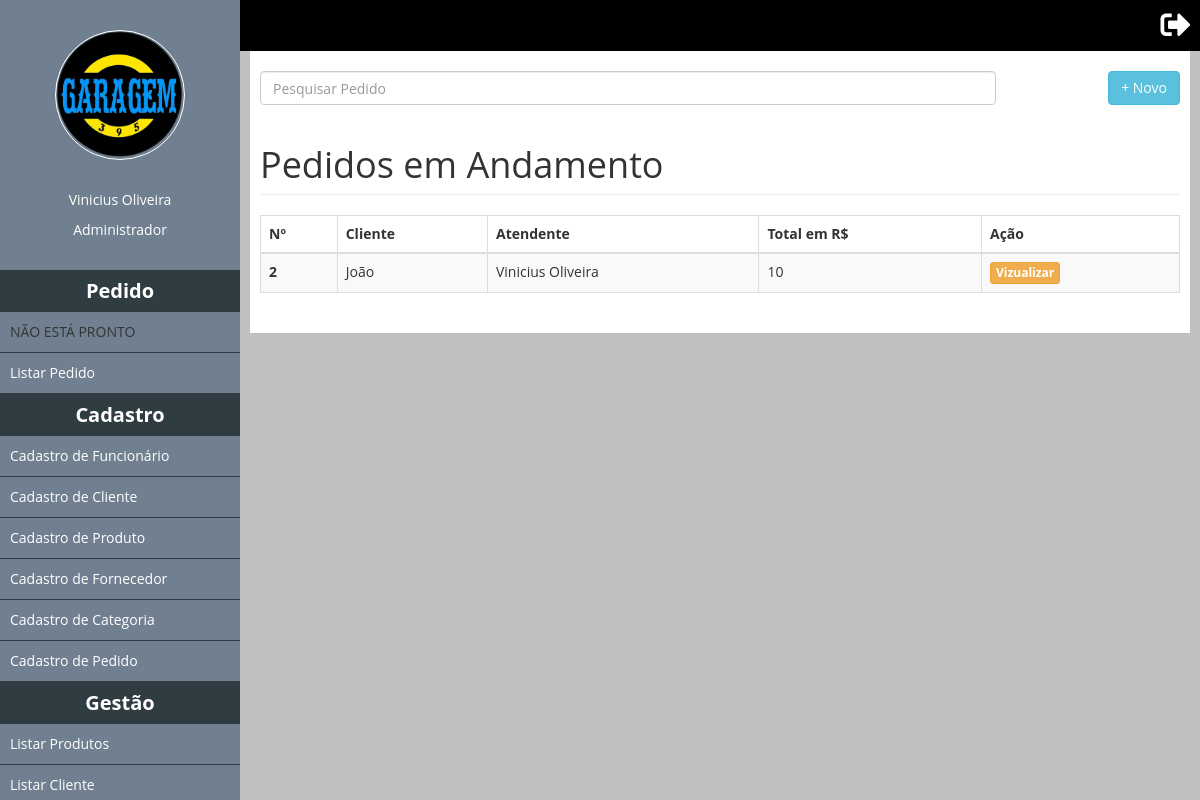
The app's page /ListaPedidos (signed in), older data.
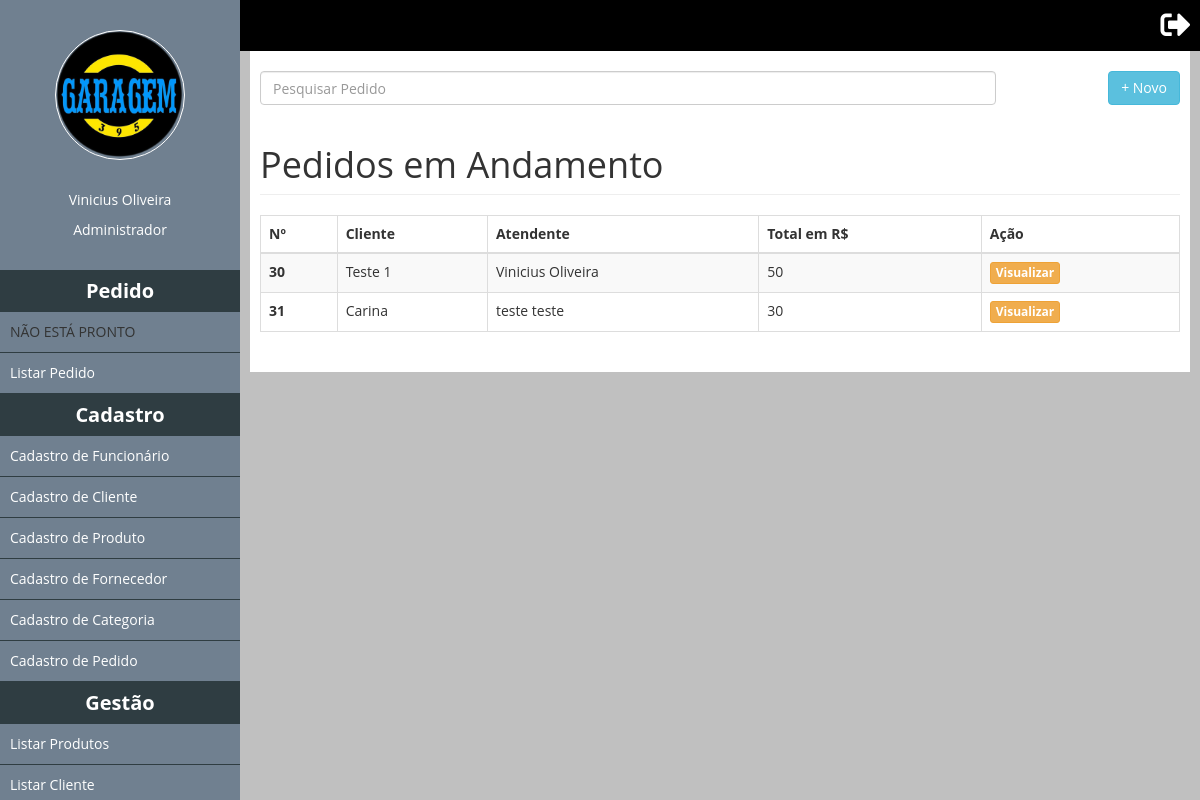
The same page, newer data.
### tables this page shows
CREATE TABLE IF NOT EXISTS `tb_pedido` (
  `idpedido` int(11) NOT NULL AUTO_INCREMENT,
  `cliente` varchar(200) DEFAULT 'Não informado',
  `id_funcionario` int(11) NOT NULL,
  `status` char(1) NOT NULL,
  `clienteCad` bit(1) NOT NULL,
  `total` decimal(10,0) NOT NULL,
  PRIMARY KEY (`idpedido`)
);

CREATE TABLE IF NOT EXISTS `tb_funcionario` (
  `idfuncionario` int(11) NOT NULL AUTO_INCREMENT,
  `cpf` char(14) NOT NULL,
  `nome` varchar(255) NOT NULL,
  `id_cargo` int(11) NOT NULL,
  `sobrenome` varchar(250) NOT NULL,
  `email` varchar(255) NOT NULL,
  `senha` varchar(100) NOT NULL,
  `status` tinyint(1) NOT NULL,
  PRIMARY KEY (`idfuncionario`)
);

### classes/Painel.php (called while the page is built, shortened)
<?php
class Painel
{
	public static function logado(){
		return isset($_SESSION['login']) ? true : false;
	}
}
?>

### classes/Mysql.php (called while the page is built)
<?php
	class Mysql
	{
		private static $pdo;
		public static function conectar(){
			if(self::$pdo == null){
				try{
					self::$pdo = new PDO('mysql:host='.HOST.';dbname='.DATABASE,USER,PASSWORD,array(PDO::MYSQL_ATTR_INIT_COMMAND => 'SET NAMES utf8'));
					self::$pdo->setAttribute(PDO::ATTR_ERRMODE,PDO::ERRMODE_EXCEPTION);
				}catch(Exception $e){
					echo '<h2>Erro ao conectar.</h2>';
				}
			}
			return self::$pdo;
		}
	}
?>

### pages/ListaPedidos.php (the view, shortened to what this page needs)
<input id="pesquisaSlide" class="form-control left" placeholder="Pesquisar Pedido" />
<a href="<?php echo INCLUDE_PATH;?>CadastroPedido"><button type="button" class="btn btn-info right">+ Novo</button></a>
<h1 class="page-header">Pedidos em Andamento</h1>
			  <div class="table-responsive">
			    <table class="table table-striped table-bordered table-hover" id="list-thumbs">
			      	<thead>
				        <tr>
				          	<th>Nº</th>
				          	<th>Cliente</th>
				          	<th>Atendente</th>
				          	<th>Total em R$</th>
				          	<th>Ação</th>
				        </tr>
			      	</thead>
			      	<tbody>
			  			<?php
			  				$pedido = MySql::conectar()->prepare("
			  					SELECT idpedido, cliente,clienteCad, nome, sobrenome, tb_pedido.status, total, PA.id_cliente
			  					FROM `tb_pedido`
			  					INNER JOIN tb_aux_pedido PA
			  					ON PA.id_pedido = tb_pedido.idpedido
			  					INNER JOIN `tb_funcionario`
			  					ON id_funcionario = idfuncionario
			  					WHERE tb_pedido.status != 'F' AND tb_pedido.status != 'C' AND tb_pedido.status != 'R'
			  				");
			  				$pedido->execute();
			  				$pedido = $pedido->fetchAll();
			  				foreach ($pedido as $key => $value):
			  			?>
			        <tr>
			          <th><?php echo $value['idpedido'];?></th>
			          <td><?php echo $value['cliente'];?></td>
			          <td><?php echo $value['nome'].' '.$value['sobrenome'];?></td>
			          <td><?php echo $value['total'];?></td>
			          <td>
			          	<?php if($value['clienteCad'] == 1){ ?>
			            <a href="<?php echo INCLUDE_PATH;?>UpdatePedido?pedido=<?php echo $value['idpedido'];?>&id=<?php echo $value['id_cliente'];?>"><button class="btn btn-warning btn-xs" title="Alterar" data-toggle="modal" data-target="#myModal" type="submit">
			              		<strong>Vizualizar</strong>
			            </button>
			            </a>
			        <?php } else {?>
			            <a href="<?php echo INCLUDE_PATH;?>Comanda?pedido=<?php echo $value['idpedido'];?>"><button class="btn btn-warning btn-xs" title="Alterar" data-toggle="modal" data-target="#myModal" type="submit">
			              		<strong>Visualizar</strong>
			            </button>
			        	</a>
			        <?php }?>
			          </td>
			        </tr>
			        <?php endforeach;?>
			      </tbody>
			    </table>
			</div>
    	</div>
	</div>
</div>

### index.php (shortened to what this page needs)
<?php
	if(Painel::logado() == false){
		include('login.php');
	}else{
		include('main.php');
	}
?>

### main.php (shortened to what this page needs)
<!DOCTYPE html>
<html>
<head>
	<link rel="stylesheet" href="https://use.fontawesome.com/releases/v5.2.0/css/all.css"/>
	 <link rel="stylesheet" href="https://maxcdn.bootstrapcdn.com/bootstrap/3.3.7/css/bootstrap.min.css">
	<link type="text/css" rel="stylesheet" href="css/teste.css" />
	<link type="text/css" rel="stylesheet" href="css/style.css" />
</head>
<body>
	<?php $url = isset($_GET['url']) ? $_GET['url'] : 'ListaClientes';?>
	<div class="menu scrollbar" id="style-2">
		<div class="foto-perfil"></div>
		<div class="informacoes-perfil">
			<p id="nome"><?php echo $_SESSION['name'];?></p>
			<p id="cargo"><?php echo $_SESSION['cargo'];?></p>
		</div>
		<div class="list-menu">
			<?php
				if($_SESSION['cargo'] == 'Administrador') include('menu/administrador.php');
				else include('menu/funcionario.php');
			?>
		</div>
	</div>
	<div class="content">
		<div class="w100 top-bar black">
			<div class="configuracao right"><a href="<?php echo INCLUDE_PATH;?>?logout"><i class="fas fa-sign-out-alt"></i></a></div>
		</div>
		<div class="estatistica">
			<div class="box w100">
		        <?php
		           if(file_exists('pages/'.$url.'.php')){
		            	include('pages/'.$url.'.php');
		            }else include('pages/ListaCliente.php');
		        ?>
</body>
</html>

### menu/administrador.php (shortened to what this page needs)
<div class="item">
<h2>Pedido</h2>
<ul>
	<li>NÃO ESTÁ PRONTO</li>
	<li><a realtime="ListaPedidos" href="<?php echo INCLUDE_PATH;?>ListaPedidos">Listar Pedido</a></li>
</ul>
</div>
<div class="item">
<h2>Cadastro</h2>
<ul>
	<li><a realtime="CadastroFuncionario" href="<?php echo INCLUDE_PATH;?>CadastroFuncionario">Cadastro de Funcionário</a></li>
	<li><a realtime="CadastroCliente" href="<?php echo INCLUDE_PATH;?>CadastroCliente">Cadastro de Cliente</a></li>
	<li><a realtime="CadastroProduto" href="<?php echo INCLUDE_PATH;?>CadastroProduto">Cadastro de Produto</a></li>
	<li><a realtime="CadastroFornecedor" href="<?php echo INCLUDE_PATH;?>CadastroFornecedor">Cadastro de Fornecedor</a></li>
	<li><a realtime="CadastroCategoria" href="<?php echo INCLUDE_PATH;?>CadastroCategoria">Cadastro de Categoria</a></li>
	<li><a realtime="CadastroPedido" href="<?php echo INCLUDE_PATH;?>CadastroPedido">Cadastro de Pedido</a></li>
</ul>
</div>
<div class="item">
<h2>Gestão</h2>
<ul>
	<li><a realtime="ListarProdutos" href="<?php echo INCLUDE_PATH;?>ListarProdutos">Listar Produtos</a></li>
	<li><a realtime="ListaClientes" href="<?php echo INCLUDE_PATH;?>ListaClientes">Listar Cliente</a></li>
</ul>
</div>

### css/teste.css (style rules this page uses)
* { margin: 0; padding: 0; }
html, body { height: 100%; }
body { overflow-x: hidden; }
.w100 { width: 100%; }
.left { float: left; }
.right { float: right; }
.top-bar { box-sizing: border-box;padding: 10px; }
.notificacao i, .configuracao i { color: #fff; font-size: 30px; cursor: pointer;margin-left: 20px; }
.foto-perfil { background-image: url('../images/logo.png');background-position: center;background-repeat: no-repeat; background-size: 100%; }
.foto-perfil { box-sizing: border-box;width:130px;height:130px;border-radius: 50%;border: 1px solid #fff;margin:30px auto; }
.informacoes-perfil { margin-bottom:30px; }
.informacoes-perfil p { color:#fff; text-align: center; }
.menu { position: fixed; top: 0; left: 0; width: 20%; height: 100%; background-color: #708090; z-index: 5; overflow-y: auto; margin-bottom: 25px; }
.content { position: absolute; left: 20%; width: 80%; height: 100%; background-color: #C0C0C0; z-index: 2; }
.estatistica { box-sizing: border-box; margin:0px 10px; background-color: #fff; padding:10px; }
.black { background-color: black; }
.box { margin:10px auto; }
.item h2 { box-sizing: border-box; padding: 10px; text-align: center; font-weight: bold; font-size: 20px; color: #fff; background-color: #2f3d42; margin:0; }
.item ul { list-style: none;margin: 0; }
.item ul li { border-bottom:1px solid #2f3d42; padding: 10px; }
a { color: #fff; text-decoration: none; }
#pesquisaSlide { width: 80% !important; }

### css/style.css (style rules this page uses)
* { margin: 0; padding: 0; box-sizing: border-box; font-family: "Open Sans"; }
html, body { height: 100%; background-color: #DCDCDC; }
body { overflow-x: hidden; }

Row changes from the older to the newer data that the page shows:
removed tb_pedido: idpedido "2", cliente "João", id_funcionario.nome "Vinicius", id_funcionario.sobrenome "Oliveira", total "10"
added tb_pedido: idpedido "30", cliente "Teste 1", id_funcionario.nome "Vinicius", id_funcionario.sobrenome "Oliveira", total "50"
added tb_pedido: idpedido "31", cliente "Carina", id_funcionario.nome "teste", id_funcionario.sobrenome "teste", total "30"
